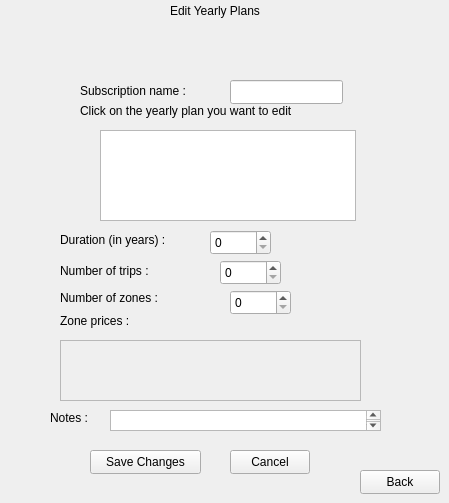
       <widget class="QWidget" name="page_edit_yearly">
        <widget class="QLabel" name="label_76">
         <property name="geometry">
          <rect>
           <x>170</x>
           <y>0</y>
           <width>131</width>
           <height>21</height>
          </rect>
         </property>
         <property name="text">
          <string>Edit Yearly Plans</string>
         </property>
        </widget>
        <widget class="QLabel" name="label_77">
         <property name="geometry">
          <rect>
           <x>80</x>
           <y>100</y>
           <width>291</width>
           <height>21</height>
          </rect>
         </property>
         <property name="text">
          <string>Click on the yearly plan you want to edit </string>
         </property>
        </widget>
        <widget class="QTableWidget" name="tableWidget_yearly">
         <property name="geometry">
          <rect>
           <x>100</x>
           <y>130</y>
           <width>256</width>
           <height>91</height>
          </rect>
         </property>
        </widget>
        <widget class="QLabel" name="label_78">
         <property name="geometry">
          <rect>
           <x>60</x>
           <y>230</y>
           <width>161</width>
           <height>20</height>
          </rect>
         </property>
         <property name="text">
          <string>Duration (in years) :</string>
         </property>
        </widget>
        <widget class="QLabel" name="label_79">
         <property name="geometry">
          <rect>
           <x>60</x>
           <y>260</y>
           <width>131</width>
           <height>21</height>
          </rect>
         </property>
         <property name="text">
          <string>Number of trips :</string>
         </property>
        </widget>
        <widget class="QLabel" name="label_80">
         <property name="geometry">
          <rect>
           <x>60</x>
           <y>290</y>
           <width>131</width>
           <height>16</height>
          </rect>
         </property>
         <property name="text">
          <string>Number of zones :</string>
         </property>
        </widget>
        <widget class="QSpinBox" name="spinBox_yearDuration">
         <property name="geometry">
          <rect>
           <x>210</x>
           <y>230</y>
           <width>61</width>
           <height>25</height>
          </rect>
         </property>
         <property name="maximum">
          <number>10000</number>
         </property>
        </widget>
        <widget class="QSpinBox" name="spinBox_yearTrips">
         <property name="geometry">
          <rect>
           <x>220</x>
           <y>260</y>
           <width>61</width>
           <height>25</height>
          </rect>
         </property>
         <property name="maximum">
          <number>10000</number>
         </property>
        </widget>
        <widget class="QSpinBox" name="spinBox_yearZones">
         <property name="geometry">
          <rect>
           <x>230</x>
           <y>290</y>
           <width>61</width>
           <height>25</height>
          </rect>
         </property>
         <property name="maximum">
          <number>10000</number>
         </property>
        </widget>
        <widget class="QLabel" name="label_81">
         <property name="geometry">
          <rect>
           <x>60</x>
           <y>310</y>
           <width>91</width>
           <height>21</height>
          </rect>
         </property>
         <property name="text">
          <string>Zone prices :</string>
         </property>
        </widget>
        <widget class="QScrollArea" name="scrollArea_yearZones">
         <property name="geometry">
          <rect>
           <x>60</x>
           <y>340</y>
           <width>301</width>
           <height>61</height>
          </rect>
         </property>
         <property name="widgetResizable">
          <bool>true</bool>
         </property>
         <widget class="QWidget" name="zonePricesWidgetYear">
          <property name="geometry">
           <rect>
            <x>0</x>
            <y>0</y>
            <width>299</width>
            <height>59</height>
           </rect>
          </property>
         </widget>
        </widget>
        <widget class="QPushButton" name="pushButton_editYearSave">
         <property name="geometry">
          <rect>
           <x>90</x>
           <y>450</y>
           <width>111</width>
           <height>24</height>
          </rect>
         </property>
         <property name="text">
          <string>Save Changes</string>
         </property>
        </widget>
        <widget class="QLabel" name="label_currentEditedPlanYearly">
         <property name="geometry">
          <rect>
           <x>128</x>
           <y>20</y>
           <width>161</width>
           <height>20</height>
          </rect>
         </property>
         <property name="text">
          <string/>
         </property>
        </widget>
        <widget class="QPushButton" name="pushButton_cancel_changesedityearly">
         <property name="geometry">
          <rect>
           <x>230</x>
           <y>450</y>
           <width>80</width>
           <height>24</height>
          </rect>
         </property>
         <property name="text">
          <string>Cancel</string>
         </property>
        </widget>
        <widget class="QPushButton" name="pushButton_backedityearly">
         <property name="geometry">
          <rect>
           <x>360</x>
           <y>470</y>
           <width>80</width>
           <height>24</height>
          </rect>
         </property>
         <property name="text">
          <string>Back</string>
         </property>
        </widget>
        <widget class="QLabel" name="label_notes_fixed_3">
         <property name="geometry">
          <rect>
           <x>50</x>
           <y>410</y>
           <width>49</width>
           <height>16</height>
          </rect>
         </property>
         <property name="text">
          <string>Notes :</string>
         </property>
        </widget>
        <widget class="QTextEdit" name="textEdit_notes_edityearly">
         <property name="geometry">
          <rect>
           <x>110</x>
           <y>410</y>
           <width>271</width>
           <height>21</height>
          </rect>
         </property>
        </widget>
        <widget class="QLabel" name="label_plan_name_fixed_3">
         <property name="geometry">
          <rect>
           <x>80</x>
           <y>80</y>
           <width>151</width>
           <height>21</height>
          </rect>
         </property>
         <property name="text">
          <string>Subscription name :</string>
         </property>
        </widget>
        <widget class="QLineEdit" name="subname_edityearly">
         <property name="geometry">
          <rect>
           <x>230</x>
           <y>80</y>
           <width>113</width>
           <height>24</height>
          </rect>
         </property>
        </widget>
       </widget>
